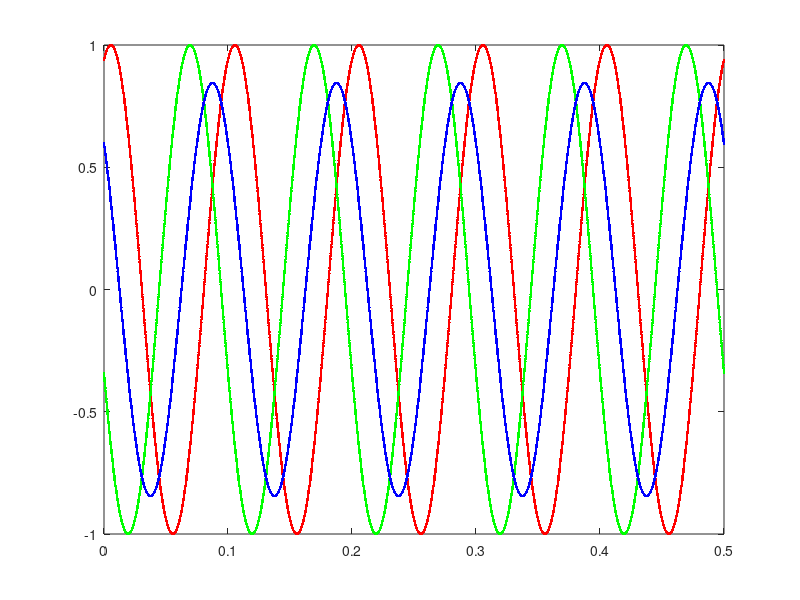

Source code (MATLAB):
ts = 0.0001;
nf = 0.5;


% Para f(t)
f = 10;
A = 1;
fase = 70 .* pi ./ 180;

T = 1./f;
w = f.*2.*pi;

t = 0:ts:nf;
fx = A.*sin(w.*t + fase);

% Para g(t)
f = 10;
A = 1;
fase = 200 .* pi ./ 180;

T = 1./f;
w = f.*2.*pi;

t = 0:ts:nf;
gx = A.*sin(w.*t + fase);

% p(t) = f(t) + g(t)

px = fx + gx;

A0 = max(px)
f0 = gcd(3,4)

plot(t,fx,"r.")
hold on
plot(t,gx,"g.")
hold on
plot(t,px,"b.")
